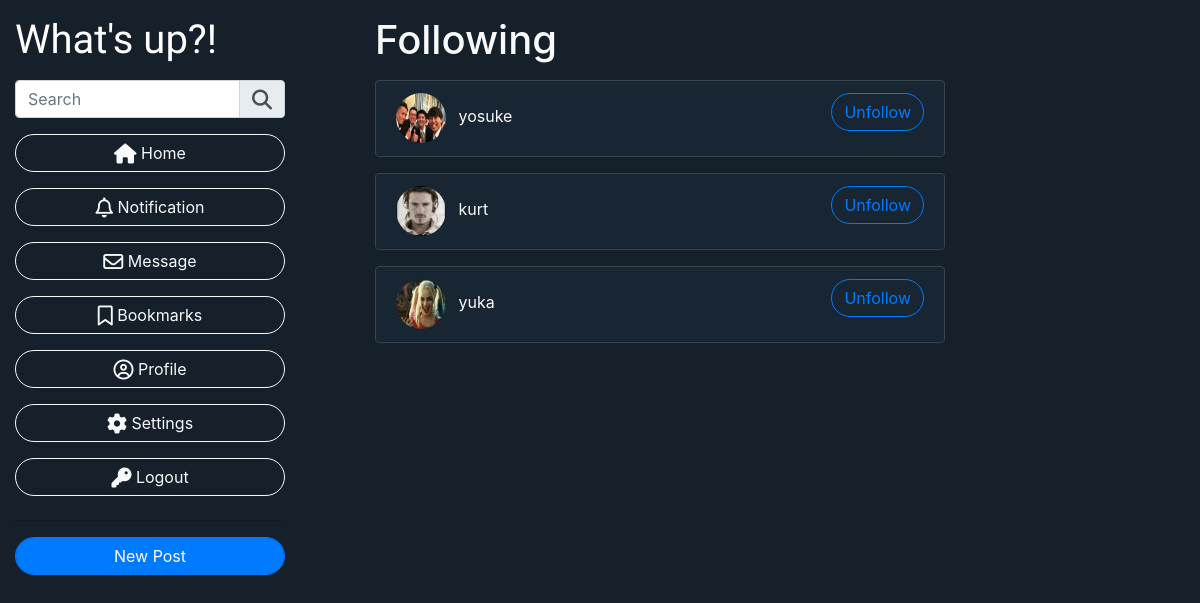
The app's page /others_following_list.php?user_id=3 (signed in) with its own data.
### tables this page shows
CREATE TABLE `follow` (
  `follow_id` int(11) NOT NULL,
  `user_id` int(11) NOT NULL,
  `followed_user_id` int(11) NOT NULL
);

CREATE TABLE `users` (
  `user_id` int(11) NOT NULL,
  `username` varchar(100) NOT NULL,
  `icon` varchar(100) DEFAULT NULL,
  `bio` varchar(100) DEFAULT NULL,
  `location` varchar(100) DEFAULT NULL,
  `login_id` int(11) NOT NULL
);

### classes/Connection.php (called while the page is built, shortened)
<?php
    class Connection{
        private $servername = 'localhost';
        private $username = 'root';
        private $password = 'root';
        private $db_name = 'SNS';
        public function __construct()
        {
            $this->conn = new mysqli($this->servername,$this->username,$this->password,$this->db_name);
            if($this->conn->connect_error){
                die('error connecting to database'.$this->conn->connect_error);
            }else{
                return $this->conn;
            }
        }
    }
?>

### classes/SNS.php (called while the page is built, shortened)
<?php
    include 'Connection.php';
    class SNS extends Connection{
        function validateUserRelationship($user_id,$random_user_id){
            $sql = "SELECT * FROM follow WHERE user_id='$user_id' AND followed_user_id='$random_user_id'";
            $result = $this->conn->query($sql);
            if($result->num_rows==1){
                return "unfollow";
            }else{
                if($user_id == $random_user_id){
                    return FALSE;
                }else{
                    return "follow";
                }
            }
        }
        function displayFollowing($id){
            $sql = "SELECT * FROM follow INNER JOIN users ON follow.followed_user_id = users.user_id WHERE follow.user_id = '$id' AND follow.user_id != follow.followed_user_id";
            $result = $this->conn->query($sql);
            if($result->num_rows>0){
                $row = array();
                while($rows = $result->fetch_assoc()){
                    $row[] = $rows;
                }
                return $row;
            }else{
                return FALSE;
            }
        }
    }
?>

### others_following_list.php (the view, shortened to what this page needs)
<!doctype html>
<html lang="en">
    <head>
        <link rel="stylesheet" href="https://stackpath.bootstrapcdn.com/bootstrap/4.3.1/css/bootstrap.min.css">
  </head>
    <body style="background-color: rgb(21, 32, 42);">
        <div class="container-fluid mt-3">
            <div class="row">
                <?php include 'user_menu.php'; ?>
                <div class="following_list col-lg-6">
                <h1 class="text-light">Following</h1>
                    <?php
                        $following_users_list = $SNS->displayFollowing($_GET['user_id']);
                        foreach($following_users_list as $row):
                    ?>
                        <div class="card mt-3" style="background-color: rgb(25, 39, 52); border-color: rgb(55, 68, 76);">
                            <div class="card-header">
                                <div class="float-left">
                                    <?php if($row['user_id'] == $current_login_id){ ?>
                                        <a href="my_profile.php" class="user_icon">
                                            <img src="uploads/<?php echo $row['icon'] ?>" alt="" class="rounded-circle mr-2" style="width: 50px; height: 50px;">
                                        </a>
                                        <a href="my_profile.php" class="text-light">
                                            <?php echo $row['username'] ?>
                                        </a>
                                    <?php }else{ ?>
                                        <a href="others_profile.php?user_id=<?php echo $row['user_id'] ?>" class="user_icon">
                                            <img src="uploads/<?php echo $row['icon'] ?>" alt="" class="rounded-circle mr-2" style="width: 50px; height: 50px;">
                                        </a>
                                        <a href="others_profile.php?user_id=<?php echo $row['user_id'] ?>" class="text-light">
                                            <?php echo $row['username'] ?>
                                        </a>
                                    <?php } ?>
                                </div>
                                <?php
                                    $random_user_id = $row['user_id'];
                                    $rs = $SNS->validateUserRelationship($_SESSION['login_id'],$random_user_id);
                                    if($rs == 'follow'){
                                ?>
                                    <div class="float-right">
                                        <form action="action.php" method="post">
                                            <input type="hidden" name="user_id" value="<?php echo $_SESSION['login_id'] ?>">
                                            <input type="hidden" name="followed_user_id" value="<?php echo $row['user_id'] ?>">
                                            <input type="hidden" name="current_user_id" value="<?php echo $_GET['user_id'] ?>">
                                            <button type="submit" name="follow_in_others_following_list" class="btn btn-outline-primary" style="border-radius: 25px;">Follow</button>
                                        </form>
                                    </div>
                                <?php }elseif($rs == 'unfollow'){ ?>
                                    <div class="float-right">
                                        <form action="action.php" method="post">
                                            <button type="submit" name="unfollow_in_others_following_list" class="btn btn-outline-primary" style="border-radius: 25px;">Unfollow</button>
                                        </form>
                                    </div>
                                <?php } ?>
                            </div>
                        </div>
                    <?php endforeach ?>
                </div>
            </div>
        </div>
    </body>
</html>

### others_following_list.php (style rules this page uses)
.following_list { position: relative; left: 360px; }

### records on screen
follow: users.icon (picture), users.username "yosuke"
follow: users.icon (picture), users.username "kurt"
follow: users.icon (picture), users.username "yuka"
